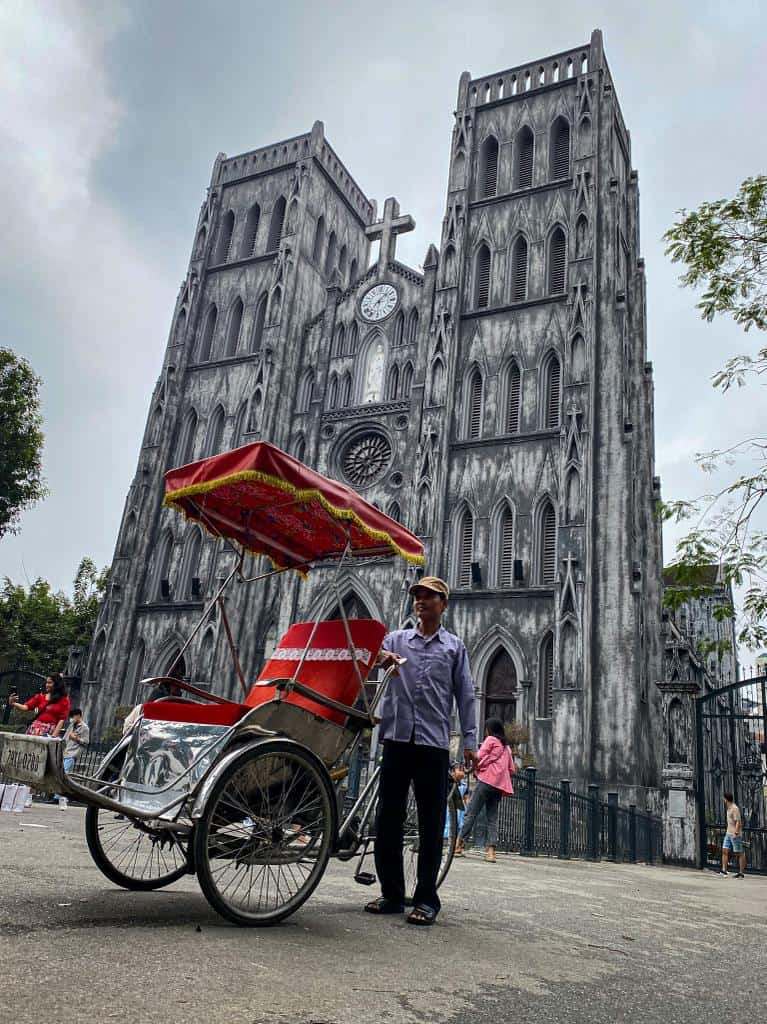
#> input picture data/examples/img1.jpg, 767 x 1024 px, found by its file name
$ jupyter execute --allow-errors generate_latex_ocr.ipynb   (shell and % lines are left out)
#> lines starting #> are read from the running program, lines starting #| are printed output that depends on the picture
[cell 1]
import os
from kaggle_secrets import UserSecretsClient
#> (the rest of this cell did not finish here and is left out)

# REQUIREMENTS

# GENERATE PREDICTION

[cell 2]
from IPython.display import display
from PIL import Image

# Load and display the image
image_path = "/kaggle/input/examples-hanoi-street/img1.jpg"
img = Image.open(image_path)
#> img is the input picture: PIL image 767x1024 RGB; mean R, G, B 124.6, 125.6, 128.9
img = img.resize((224, 224))
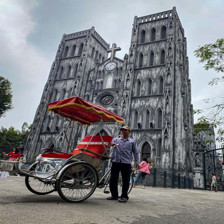
#> img: PIL image 224x224 RGB; mean R, G, B 124.6, 125.6, 128.9
display(img)

[cell 3]
# Load and display the image
image_path = "/kaggle/input/examples-hanoi-street/img2.jpg"
img = Image.open(image_path)
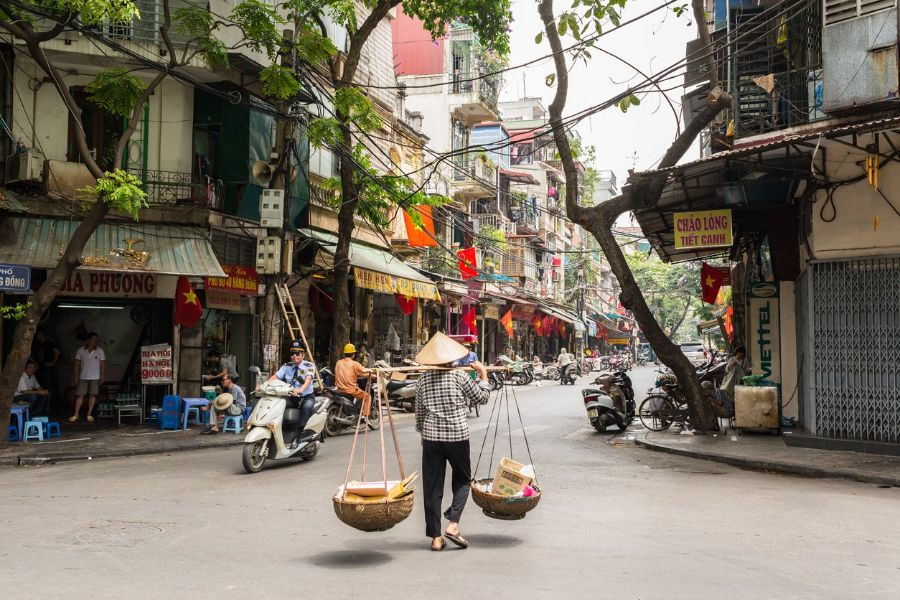
#> input picture data/examples/img2.jpg, 900 x 600 px, found by its file name
#> img is the input picture: PIL image 900x600 RGB; mean R, G, B 124.1, 115.9, 103.2
img = img.resize((224, 224))
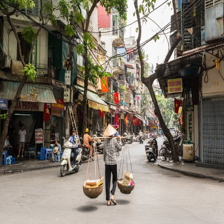
#> img: PIL image 224x224 RGB; mean R, G, B 124.1, 115.9, 103.2
display(img)

[cell 4]
# Load and display the image
image_path = "/kaggle/input/examples-hanoi-street/img3.jpg"
img = Image.open(image_path)
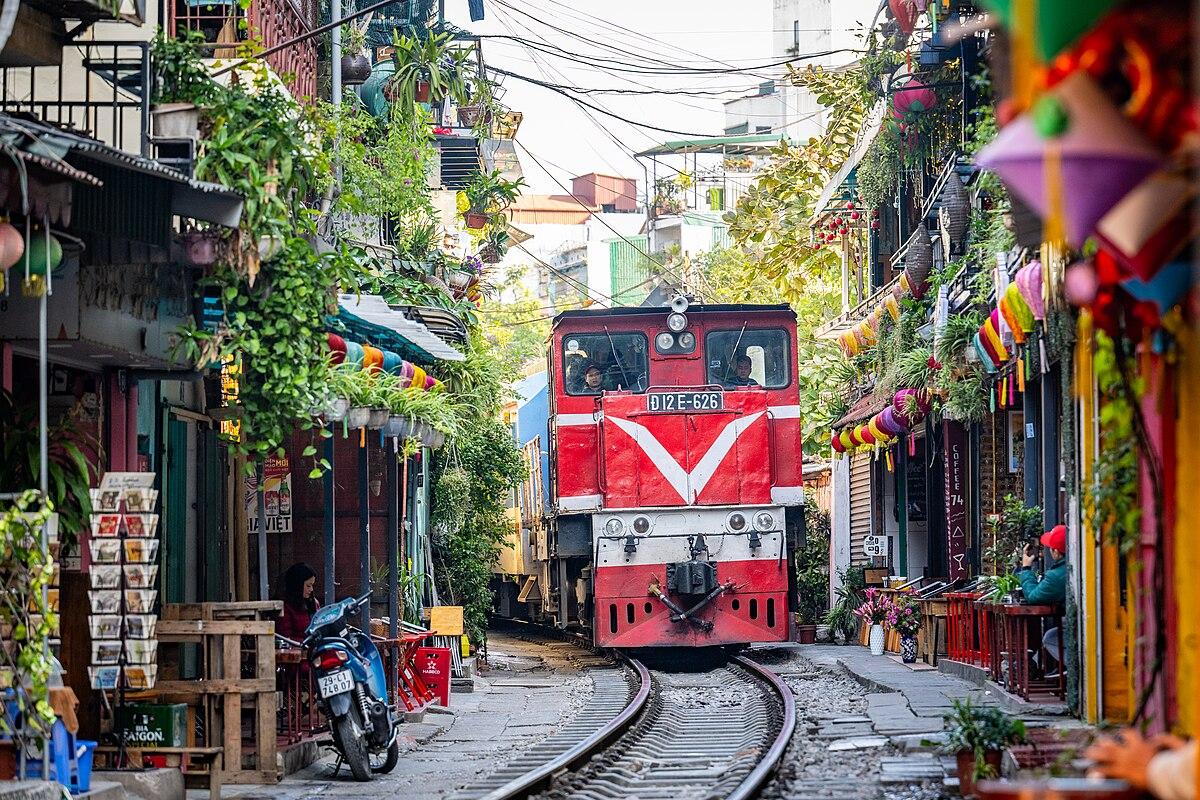
#> input picture data/examples/img3.jpg, 1200 x 800 px, found by its file name
#> img is the input picture: PIL image 1200x800 RGB; mean R, G, B 116, 105.7, 96.6
img = img.resize((224, 224))
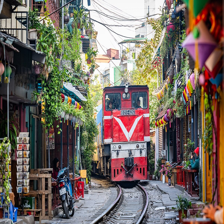
#> img: PIL image 224x224 RGB; mean R, G, B 116, 105.7, 96.6
display(img)
